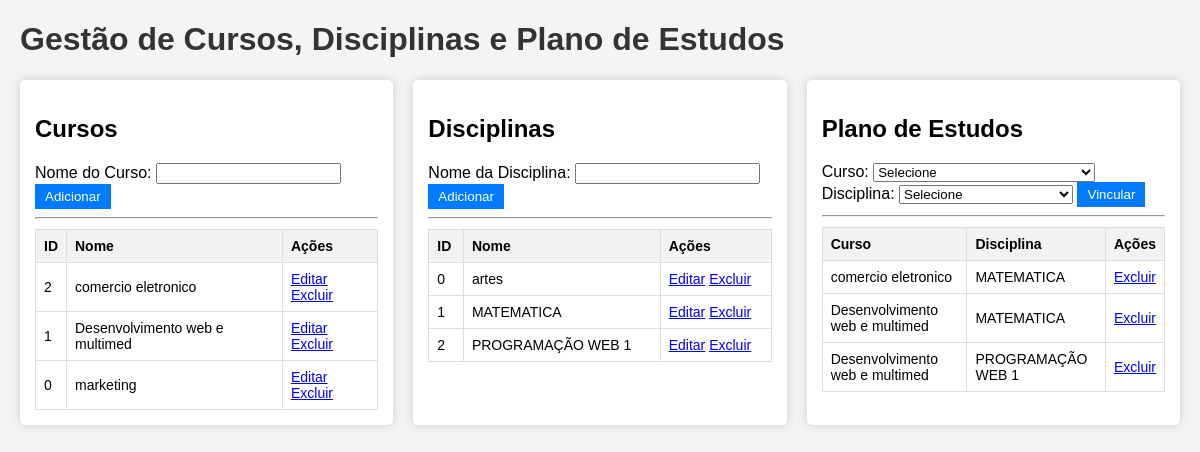
/plano_estudos.php, run on the app's committed database.
### tables this page shows
CREATE TABLE `cursos` (
  `ID` int(11) NOT NULL,
  `NOME_CURSO` varchar(30) NOT NULL,
  `SIGLA` varchar(10) NOT NULL
);

CREATE TABLE `disciplinas` (
  `ID` int(11) NOT NULL,
  `NOME_DISCIPLINA` varchar(30) NOT NULL,
  `SIGLA` varchar(10) NOT NULL
);

CREATE TABLE `plano_estudo` (
  `CURSO` int(11) NOT NULL,
  `DISCILINA` int(11) NOT NULL
);

### plano_estudos.php (the view, shortened to what this page needs)
<?php
$host = "localhost";
$user = "root";
$pass = "";
$db   = "pw2";
$conn = new mysqli($host, $user, $pass, $db);
$cursos = $conn->query("SELECT * FROM cursos ORDER BY NOME_CURSO");
$disciplinas = $conn->query("SELECT * FROM disciplinas ORDER BY NOME_DISCIPLINA");
$plano = $conn->query("
    SELECT p.CURSO AS curso_id, p.DISCILINA AS disciplina_id,
           c.NOME_CURSO AS nome_curso,
           d.NOME_DISCIPLINA AS nome_disciplina
    FROM plano_estudo p
    JOIN cursos c ON p.CURSO = c.ID
    JOIN disciplinas d ON p.DISCILINA = d.ID
    ORDER BY c.NOME_CURSO, d.NOME_DISCIPLINA
");
?>
<!DOCTYPE html>
<html lang="pt">
<head>
</head>
<body>
<h1>Gestão de Cursos, Disciplinas e Plano de Estudos</h1>
<div class="container">
<div class="box">
<h2>Cursos</h2>
<form method="POST">
<label>Nome do Curso:</label>
<input type="text" name="nome" required>
<button type="submit" name="add_curso" class="btn">Adicionar</button>
</form>
<hr>
<table>
<tr><th>ID</th><th>Nome</th><th>Ações</th></tr>
<?php while ($row = $cursos->fetch_assoc()): ?>
<tr>
<td><?= $row['ID'] ?></td>
<td><?= htmlspecialchars($row['NOME_CURSO']) ?></td>
<td>
<a href="?edit_curso=<?= $row['ID'] ?>">Editar</a>
<a href="?del_curso=<?= $row['ID'] ?>">Excluir</a>
</td>
</tr>
<?php endwhile; ?>
</table>
</div>
<div class="box">
<h2>Disciplinas</h2>
<form method="POST">
<label>Nome da Disciplina:</label>
<input type="text" name="nome" required>
<button type="submit" name="add_disciplina" class="btn">Adicionar</button>
</form>
<hr>
<table>
<tr><th>ID</th><th>Nome</th><th>Ações</th></tr>
<?php while ($row = $disciplinas->fetch_assoc()): ?>
<tr>
<td><?= $row['ID'] ?></td>
<td><?= htmlspecialchars($row['NOME_DISCIPLINA']) ?></td>
<td>
<a href="?edit_disciplina=<?= $row['ID'] ?>">Editar</a>
<a href="?del_disciplina=<?= $row['ID'] ?>">Excluir</a>
</td>
</tr>
<?php endwhile; ?>
</table>
</div>
<div class="box">
<h2>Plano de Estudos</h2>
<form method="POST">
<label>Curso:</label>
<select name="curso_id" required>
<option value="">Selecione</option>
</select>
<label>Disciplina:</label>
<select name="disciplina_id" required>
<option value="">Selecione</option>
</select>
<button type="submit" name="add_plano" class="btn">Vincular</button>
</form>
<hr>
<table>
<tr><th>Curso</th><th>Disciplina</th><th>Ações</th></tr>
<?php while ($row = $plano->fetch_assoc()): ?>
<tr>
<td><?= $row['nome_curso'] ?></td>
<td><?= $row['nome_disciplina'] ?></td>
<td>
<a href="?del_plano_curso=<?= $row['curso_id'] ?>&del_plano_disciplina=<?= $row['disciplina_id'] ?>">Excluir</a>
</td>
</tr>
<?php endwhile; ?>
</table>
</div>
</div>
</body>
</html>

### plano_estudos.php (style rules this page uses)
body { font-family: Arial; margin: 20px; background: #f4f4f4; }
h1 { color: #333; }
.container { display: flex; gap: 20px; flex-wrap: wrap; }
.box { background: white; padding: 15px; border-radius: 5px; box-shadow: 0 0 10px #ccc; flex: 1 1 300px; }
table { width: 100%; border-collapse: collapse; margin-top: 10px; font-size: 14px; }
th, td { border: 1px solid #ddd; padding: 8px; text-align: left; }
th { background: #f2f2f2; }
.btn { background: #007bff; color: white; padding: 5px 10px; border: none; cursor: pointer; }

### data on the page
cursos: ID "2", NOME_CURSO "comercio eletronico"
cursos: ID "1", NOME_CURSO "Desenvolvimento web e multimed"
cursos: ID "0", NOME_CURSO "marketing"
disciplinas: ID "0", NOME_DISCIPLINA "artes"
disciplinas: ID "1", NOME_DISCIPLINA "MATEMATICA"
disciplinas: ID "2", NOME_DISCIPLINA "PROGRAMAÇÃO WEB 1"
plano_estudo: cursos.NOME_CURSO "comercio eletronico", disciplinas.NOME_DISCIPLINA "MATEMATICA"
plano_estudo: cursos.NOME_CURSO "Desenvolvimento web e multimed", disciplinas.NOME_DISCIPLINA "MATEMATICA"
plano_estudo: cursos.NOME_CURSO "Desenvolvimento web e multimed", disciplinas.NOME_DISCIPLINA "PROGRAMAÇÃO WEB 1"
